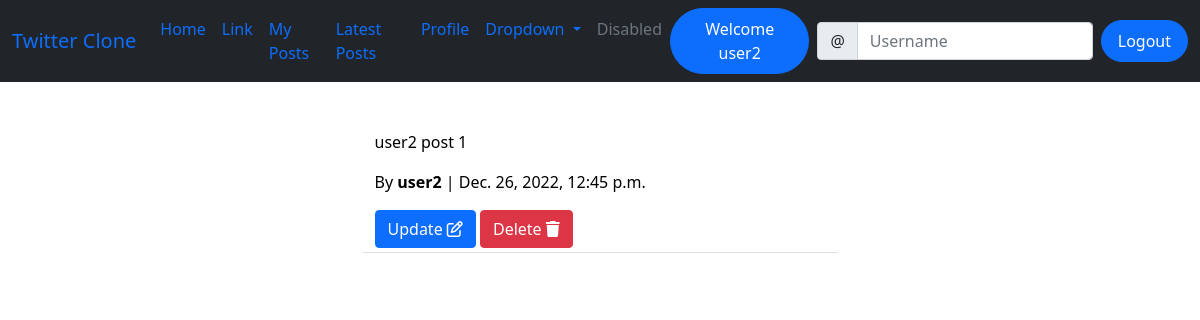
/my-posts/ (signed in), run on an earlier commit of the app's database.
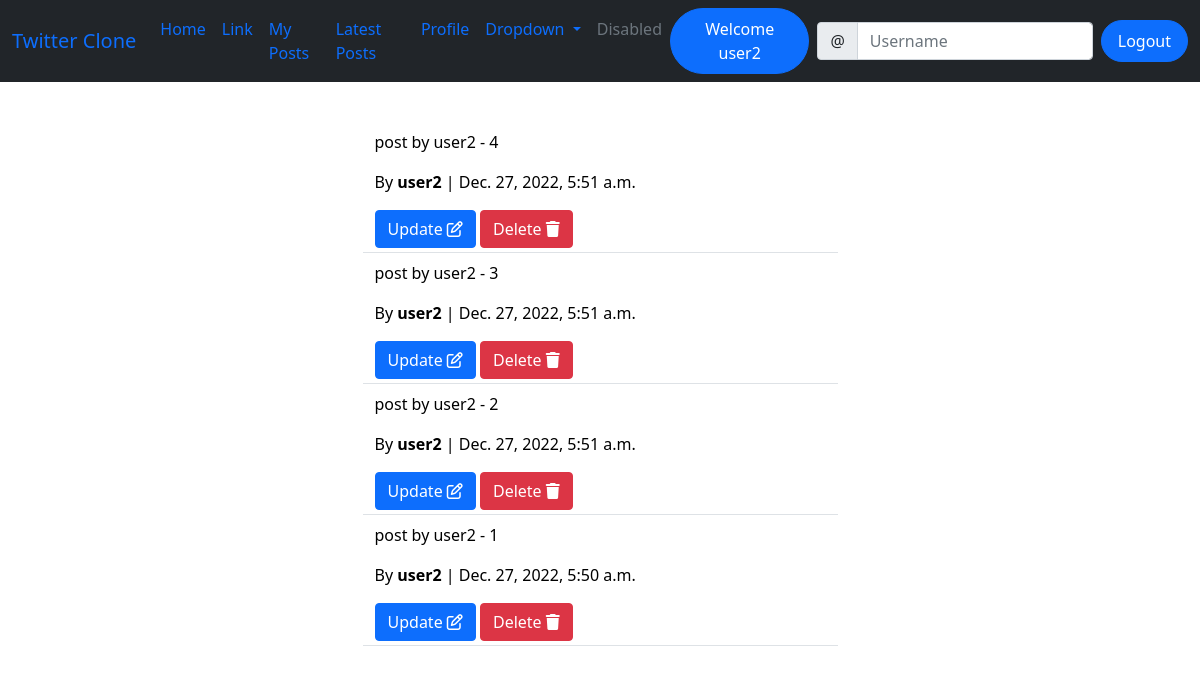
And on a later commit of the database.
### social/models.py (models this page shows)
class Post(models.Model):
    body = models.TextField()
    created_on = models.DateTimeField(default=timezone.now)
    author = models.ForeignKey(User, on_delete=models.CASCADE)

### social/views.py (the view)
# urls.py: path('my-posts/', my_posts, name='my-post-list'),
@login_required(login_url='index')
def my_posts(request):
    posts = Post.objects.filter(author=request.user).order_by('-created_on') # all posts - ordered by latest date
    form = PostForm()
    context = {
        'post_list': posts,
        'form': form
    }
    return render(request, 'social/my_post_list.html', context)

### social/forms.py
class PostForm(forms.ModelForm):
    body = forms.CharField(
        label='',
        widget=forms.Textarea(attrs={
            'rows': '3',
            'placeholder': 'Write something interesting...'
        })
    )
    class Meta:
        model = Post
        fields = ['body']

### templates/social/my_post_list.html
{% extends 'base.html' %}
{% load crispy_forms_tags %}
{% block content %}
<div class="container">
    {% for post in post_list %}
    <div class="row justify-content-center mt-2">
        <div class="col-md-5 col-sm-12 border-bottom">
            <a href="{% url 'post-detail' post.id %}" style="color: black; text-decoration: none;">
                <p>{{ post.body }}</p>
                <p class="mt-3">By <strong>{{ post.author }}</strong> | {{ post.created_on }}</p>
            </a>
            {% if request.user == post.author %}
                <a href="{% url 'post-edit' post.id %}" class="btn btn-primary mb-1">Update <i class="fa fa-edit"></i></a>
                <a href="{% url 'post-delete' post.id %}" class="btn btn-danger mb-1">Delete <i class="fas fa-trash"></i></a>
            {% endif %}
        </div>
    </div>
    {% endfor %}
</div>
{% endblock content %}

What changed in the data, as far as the page shows it:
removed Post: body "user2 post 1", author "user2", created_on "Dec. 26, 2022, 12:45 p.m.", shows "Update"
added Post: body "post by user2 - 4", author "user2", created_on "Dec. 27, 2022, 5:51 a.m.", shows "Update"
added Post: body "post by user2 - 3", author "user2", created_on "Dec. 27, 2022, 5:51 a.m.", shows "Update"
added Post: body "post by user2 - 2", author "user2", created_on "Dec. 27, 2022, 5:51 a.m.", shows "Update"
added Post: body "post by user2 - 1", author "user2", created_on "Dec. 27, 2022, 5:50 a.m.", shows "Update"
